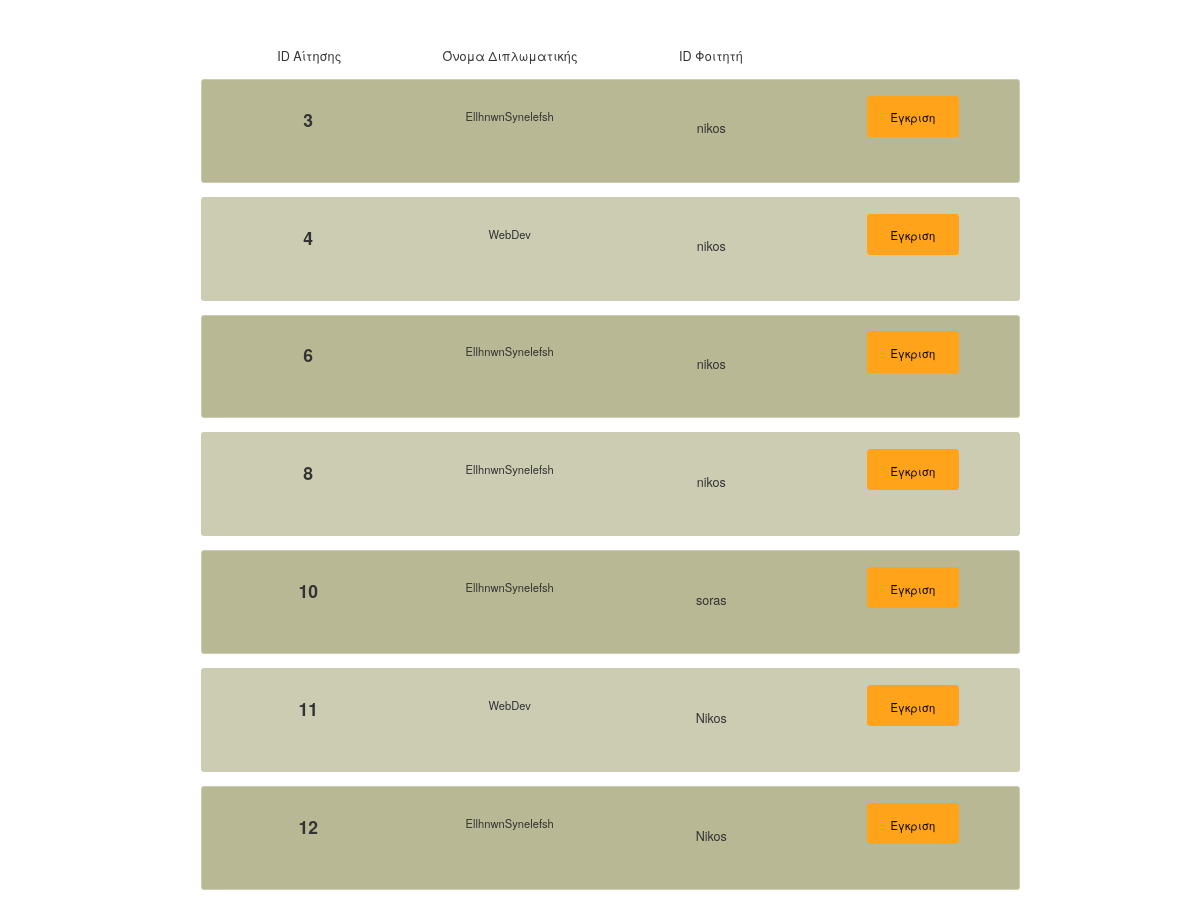
Page /WebDev/intresting_project.php (signed in) on the committed database.
### tables this page shows
CREATE TABLE `applications` (
  `applicationID` int(20) NOT NULL,
  `projectID` int(11) NOT NULL,
  `studentID` varchar(20) NOT NULL,
  `status` varchar(20) NOT NULL
);

CREATE TABLE `projects` (
  `projectID` int(11) NOT NULL,
  `teacher` varchar(20) NOT NULL,
  `projectname` varchar(20) NOT NULL,
  `summary` varchar(500) NOT NULL
);

### WebDev/intresting_project.php (the view, shortened to what this page needs)
<!DOCTYPE html>
<html lang="en">
    <head>
        <link rel="stylesheet" href="https://maxcdn.bootstrapcdn.com/bootstrap/3.3.7/css/bootstrap.min.css">
        <link rel="stylesheet" type="text/css"  href="css/bootstrap.css">
        <link rel="stylesheet" type="text/css" href="fonts/font-awesome/css/font-awesome.css">
        <link rel="stylesheet" type="text/css"  href="css/style.css">
        <link rel="stylesheet" type="text/css" href="css/responsive.css">
        <link rel="stylesheet" href="https://maxcdn.bootstrapcdn.com/bootstrap/3.3.7/css/bootstrap.min.css">
    </head>
    <body>
        <div class="container" style="zoom:70%;">
            <br></br>
            <?php
            $servername = "localhost";
            $username = "root";
            $dbname = "webdev";
            $conn = new mysqli($servername, $username, '', $dbname);
            $teacher = $_SESSION["username"];
            $sql = "SELECT applicationID, projectname, studentID FROM applications,users,projects WHERE applications.projectID = projects.projectID AND users.type='teacher' AND users.username='$teacher' AND applications.status='applied'";
            $result = $conn->query($sql);
            ?>
            <div class="hidden-xs container" style=" padding:1%; text-align:center;" >
                <div class="col-md-3" >
                    <h3 style="font-size:18px; font:bold;">ID Αίτησης</h3>
                </div>
                <div class="col-md-3 "   >
                    <h3 style="font-size:18px; font:bold;">Όνομα Διπλωματικής</h3>
                </div>
                <div class="col-md-3 " >
                    <h3 style="font-size:18px; font:bold;">ID Φοιτητή</h3>
                </div>
                <div class="col-md-3"   >
                </div>
            </div>
            <?php
            $counter = 0;
            if ($result->num_rows > 0) {
                while ($row = $result->fetch_assoc()) {
                    if ($counter % 2 == 0) {
                        ?>
                        <div class="container" style=" border-radius: 4px;  border: 1px solid #ccccb3; background-color:#b8b894; padding:2%; text-align:center;" >
                            <div class="row" style="min-height: 100px;" >
                                <form id="1" action="" method="post">
                                    <div class="col-md-3" >
                                        <h3 style="font-size:25px;  font-weight: bold;"><?php echo $row["applicationID"] ?></h3>
                                    </div>
                                    <div class="col-md-3 ">
                                        <h3 style="font-size: 16px;">  <?php echo $row["projectname"] ?> </h3>
                                    </div>
                                    <div class="col-md-3 ">
                                        <h3 style="padding-top: 18px; font-size: 18px;">  <?php echo $row["studentID"] ?></h3>
                                    </div>
                                    <div class="col-md-3">
                                        <input name="egkrish" type="submit" class="button button4" style="padding-top:18px; align-content:center; border-color:#ffa31a;background-color:#ffa31a; color:black;" value="Έγκριση">
                                    </div>
                                </form>
                            </div>
                        </div>
                        <br>
                        <?php
                    } else {
                        ?>
                        <div class="container" style="  border-radius: 4px; border: 1px solid #ccccb3; background-color:#ccccb3; padding:2%; text-align:center;" >
                            <div class="row" style="min-height: 100px;">
                                <form id="2" action="" method="post">
                                    <div class="col-md-3" >
                                        <h3 style="font-size:25px;  font-weight: bold;"><?php echo $row["applicationID"] ?></h3>
                                    </div>
                                    <div class="col-md-3 ">
                                        <h3 style="font-size: 16px;">  <?php echo $row["projectname"] ?> </h3>
                                    </div>
                                    <div class="col-md-3">
                                        <h3 style="padding-top: 18px; font-size: 18px;">  <?php echo $row["studentID"] ?></h3>
                                    </div>
                                    <div class="col-md-3">
                                        <input name="egkrish" type="submit" class="button button4" style="padding-top:18px; align-content:center; border-color:#ffa31a;background-color:#ffa31a; color:black;" value="Έγκριση">
                                    </div>
                                </form>
                            </div>
                        </div>
                        <br>
                        <?php
                    }
                    $counter++;
                }
            } else {
                ?>
                <h3 style="color:red;">Δεν βρέθηκαν αποτελέσματα.</h3>
                <?php
            }
            ?>
        </div>
    </body>

### WebDev/css/style.css (style rules this page uses)
html { position: relative; min-height: 100%; }
body, html { font-family: 'Raleway', sans-serif; text-rendering: optimizeLegibility !important; -webkit-font-smoothing: antialiased !important; }
.button { color: white; padding: 15px 32px; text-align: center; font-size: 16px; margin: auto; }
.button4 { background-color: #476b6b; color: white; font-size: 16px; border-radius: 4px; border: 2px solid #5c8a8a; }
@media (min-width: 1200px) { .container { width: 1200px; } }

### rows in the picture
applications: applicationID "3", projectID.projectname "EllhnwnSynelefsh", studentID "nikos"
applications: applicationID "4", projectID.projectname "WebDev", studentID "nikos"
applications: applicationID "6", projectID.projectname "EllhnwnSynelefsh", studentID "nikos"
applications: applicationID "8", projectID.projectname "EllhnwnSynelefsh", studentID "nikos"
applications: applicationID "10", projectID.projectname "EllhnwnSynelefsh", studentID "soras"
applications: applicationID "11", projectID.projectname "WebDev", studentID "Nikos"
applications: applicationID "12", projectID.projectname "EllhnwnSynelefsh", studentID "Nikos"
